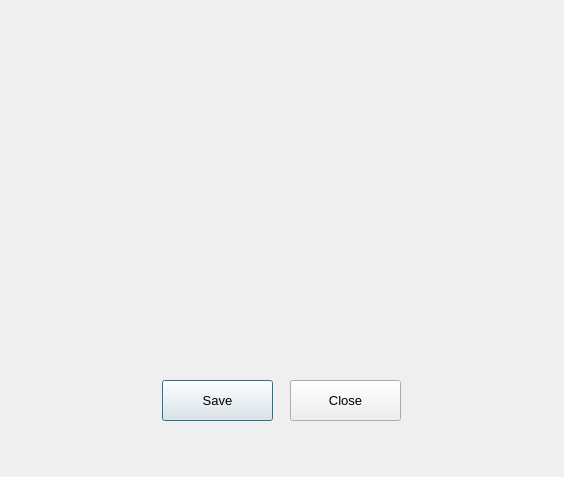
<?xml version="1.0" encoding="UTF-8"?>
<ui version="4.0">
 <class>Dialog</class>
 <widget class="QDialog" name="Dialog">
  <property name="geometry">
   <rect>
    <x>0</x>
    <y>0</y>
    <width>564</width>
    <height>477</height>
   </rect>
  </property>
  <property name="windowTitle">
   <string>Dialog</string>
  </property>
  <widget class="QPushButton" name="Save">
   <property name="geometry">
    <rect>
     <x>162</x>
     <y>380</y>
     <width>111</width>
     <height>41</height>
    </rect>
   </property>
   <property name="font">
    <font>
     <pointsize>10</pointsize>
    </font>
   </property>
   <property name="text">
    <string>Save</string>
   </property>
  </widget>
  <widget class="QPushButton" name="Close">
   <property name="geometry">
    <rect>
     <x>290</x>
     <y>380</y>
     <width>111</width>
     <height>41</height>
    </rect>
   </property>
   <property name="font">
    <font>
     <pointsize>10</pointsize>
    </font>
   </property>
   <property name="text">
    <string>Close</string>
   </property>
  </widget>
 </widget>
 <resources/>
 <connections/>
</ui>
